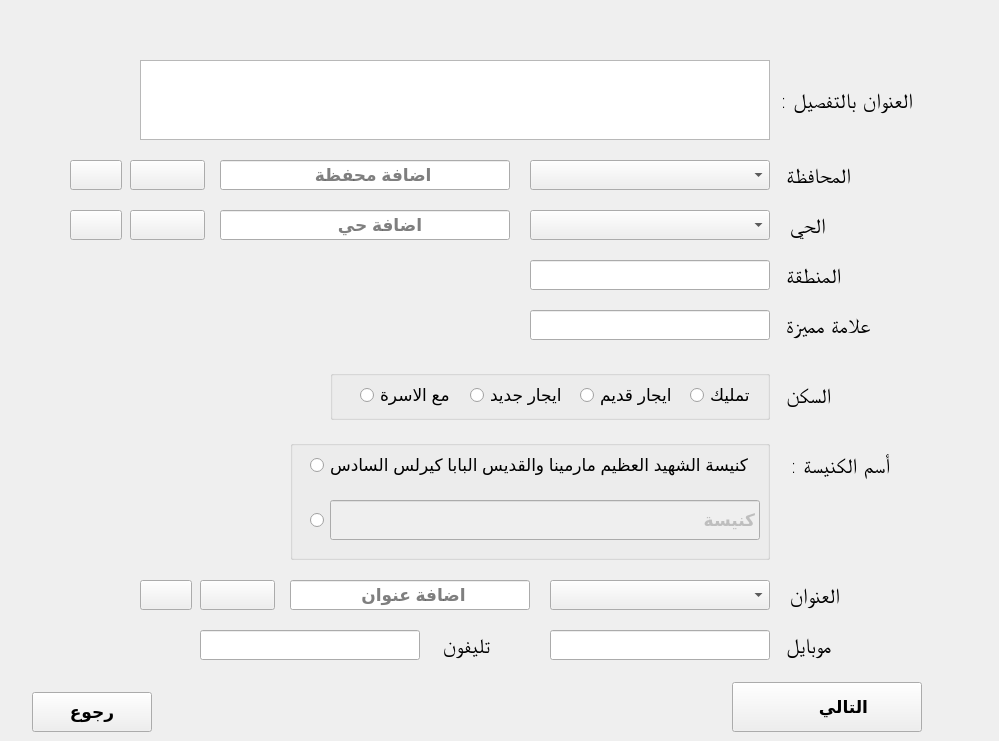
      <widget class="QWidget" name="tab_5">
       <attribute name="title">
        <string>next 1</string>
       </attribute>
       <widget class="QTextEdit" name="textEdit">
        <property name="geometry">
         <rect>
          <x>140</x>
          <y>60</y>
          <width>630</width>
          <height>80</height>
         </rect>
        </property>
        <property name="font">
         <font>
          <pointsize>11</pointsize>
         </font>
        </property>
       </widget>
       <widget class="QComboBox" name="comboBox">
        <property name="geometry">
         <rect>
          <x>530</x>
          <y>160</y>
          <width>240</width>
          <height>30</height>
         </rect>
        </property>
        <property name="font">
         <font>
          <pointsize>13</pointsize>
         </font>
        </property>
       </widget>
       <widget class="QComboBox" name="comboBox_2">
        <property name="geometry">
         <rect>
          <x>530</x>
          <y>210</y>
          <width>240</width>
          <height>30</height>
         </rect>
        </property>
        <property name="font">
         <font>
          <pointsize>13</pointsize>
         </font>
        </property>
       </widget>
       <widget class="QLineEdit" name="lineEdit_17">
        <property name="geometry">
         <rect>
          <x>220</x>
          <y>160</y>
          <width>290</width>
          <height>30</height>
         </rect>
        </property>
        <property name="font">
         <font>
          <pointsize>13</pointsize>
          <weight>75</weight>
          <bold>true</bold>
         </font>
        </property>
        <property name="placeholderText">
         <string>                اضافة محفظة </string>
        </property>
       </widget>
       <widget class="QLineEdit" name="lineEdit_18">
        <property name="geometry">
         <rect>
          <x>220</x>
          <y>210</y>
          <width>290</width>
          <height>30</height>
         </rect>
        </property>
        <property name="font">
         <font>
          <pointsize>13</pointsize>
          <weight>75</weight>
          <bold>true</bold>
         </font>
        </property>
        <property name="placeholderText">
         <string>                  اضافة حي </string>
        </property>
       </widget>
       <widget class="QLineEdit" name="lineEdit_19">
        <property name="geometry">
         <rect>
          <x>530</x>
          <y>260</y>
          <width>240</width>
          <height>30</height>
         </rect>
        </property>
        <property name="font">
         <font>
          <pointsize>13</pointsize>
          <weight>75</weight>
          <bold>true</bold>
         </font>
        </property>
       </widget>
       <widget class="QLineEdit" name="lineEdit_20">
        <property name="geometry">
         <rect>
          <x>530</x>
          <y>310</y>
          <width>240</width>
          <height>30</height>
         </rect>
        </property>
        <property name="font">
         <font>
          <pointsize>13</pointsize>
          <weight>75</weight>
          <bold>true</bold>
         </font>
        </property>
       </widget>
       <widget class="QGroupBox" name="groupBox">
        <property name="geometry">
         <rect>
          <x>330</x>
          <y>370</y>
          <width>440</width>
          <height>50</height>
         </rect>
        </property>
        <property name="title">
         <string/>
        </property>
        <widget class="QRadioButton" name="radioButton_2">
         <property name="geometry">
          <rect>
           <x>250</x>
           <y>10</y>
           <width>100</width>
           <height>30</height>
          </rect>
         </property>
         <property name="font">
          <font>
           <pointsize>13</pointsize>
          </font>
         </property>
         <property name="text">
          <string>ايجار قديم</string>
         </property>
        </widget>
        <widget class="QRadioButton" name="radioButton">
         <property name="geometry">
          <rect>
           <x>360</x>
           <y>10</y>
           <width>70</width>
           <height>30</height>
          </rect>
         </property>
         <property name="font">
          <font>
           <pointsize>13</pointsize>
          </font>
         </property>
         <property name="text">
          <string>تمليك</string>
         </property>
        </widget>
        <widget class="QRadioButton" name="radioButton_4">
         <property name="geometry">
          <rect>
           <x>140</x>
           <y>10</y>
           <width>100</width>
           <height>30</height>
          </rect>
         </property>
         <property name="font">
          <font>
           <pointsize>13</pointsize>
          </font>
         </property>
         <property name="text">
          <string>ايجار جديد </string>
         </property>
        </widget>
        <widget class="QRadioButton" name="radioButton_3">
         <property name="geometry">
          <rect>
           <x>30</x>
           <y>10</y>
           <width>100</width>
           <height>30</height>
          </rect>
         </property>
         <property name="font">
          <font>
           <pointsize>13</pointsize>
          </font>
         </property>
         <property name="text">
          <string>مع الاسرة</string>
         </property>
        </widget>
       </widget>
       <widget class="QPushButton" name="pushButton_6">
        <property name="geometry">
         <rect>
          <x>32</x>
          <y>692</y>
          <width>120</width>
          <height>40</height>
         </rect>
        </property>
        <property name="font">
         <font>
          <pointsize>13</pointsize>
          <weight>75</weight>
          <bold>true</bold>
         </font>
        </property>
        <property name="text">
         <string>رجوع</string>
        </property>
       </widget>
       <widget class="QPushButton" name="pushButton_7">
        <property name="geometry">
         <rect>
          <x>732</x>
          <y>682</y>
          <width>190</width>
          <height>50</height>
         </rect>
        </property>
        <property name="font">
         <font>
          <pointsize>13</pointsize>
          <weight>75</weight>
          <bold>true</bold>
         </font>
        </property>
        <property name="layoutDirection">
         <enum>Qt::RightToLeft</enum>
        </property>
        <property name="text">
         <string>       التالي</string>
        </property>
        <property name="icon">
         <iconset resource="pics.qrc">
          <normaloff>:/ico/next.png</normaloff>:/ico/next.png</iconset>
        </property>
        <property name="iconSize">
         <size>
          <width>62</width>
          <height>46</height>
         </size>
        </property>
       </widget>
       <widget class="QComboBox" name="comboBox_3">
        <property name="geometry">
         <rect>
          <x>550</x>
          <y>580</y>
          <width>220</width>
          <height>30</height>
         </rect>
        </property>
        <property name="font">
         <font>
          <pointsize>13</pointsize>
         </font>
        </property>
       </widget>
       <widget class="QLineEdit" name="lineEdit_22">
        <property name="geometry">
         <rect>
          <x>290</x>
          <y>580</y>
          <width>240</width>
          <height>30</height>
         </rect>
        </property>
        <property name="font">
         <font>
          <pointsize>13</pointsize>
          <weight>75</weight>
          <bold>true</bold>
         </font>
        </property>
        <property name="placeholderText">
         <string>             اضافة عنوان </string>
        </property>
       </widget>
       <widget class="QLabel" name="label_13">
        <property name="geometry">
         <rect>
          <x>430</x>
          <y>630</y>
          <width>60</width>
          <height>30</height>
         </rect>
        </property>
        <property name="font">
         <font>
          <family>Arial Unicode MS</family>
          <pointsize>16</pointsize>
          <weight>9</weight>
          <italic>false</italic>
          <bold>false</bold>
         </font>
        </property>
        <property name="styleSheet">
         <string notr="true">font: 75 16pt &quot;Arial Unicode MS&quot;;</string>
        </property>
        <property name="text">
         <string>تليفون </string>
        </property>
       </widget>
       <widget class="QLineEdit" name="lineEdit_23">
        <property name="geometry">
         <rect>
          <x>200</x>
          <y>630</y>
          <width>220</width>
          <height>30</height>
         </rect>
        </property>
        <property name="font">
         <font>
          <pointsize>13</pointsize>
          <weight>75</weight>
          <bold>true</bold>
         </font>
        </property>
        <property name="placeholderText">
         <string/>
        </property>
       </widget>
       <widget class="QLineEdit" name="lineEdit_24">
        <property name="geometry">
         <rect>
          <x>550</x>
          <y>630</y>
          <width>220</width>
          <height>30</height>
         </rect>
        </property>
        <property name="font">
         <font>
          <pointsize>13</pointsize>
          <weight>75</weight>
          <bold>true</bold>
         </font>
        </property>
        <property name="placeholderText">
         <string/>
        </property>
       </widget>
       <widget class="QPushButton" name="pushButton_20">
        <property name="geometry">
         <rect>
          <x>130</x>
          <y>160</y>
          <width>75</width>
          <height>30</height>
         </rect>
        </property>
        <property name="font">
         <font>
          <pointsize>10</pointsize>
         </font>
        </property>
        <property name="styleSheet">
         <string notr="true">image: url(:/ico/addf.png);</string>
        </property>
        <property name="text">
         <string/>
        </property>
       </widget>
       <widget class="QPushButton" name="pushButton_21">
        <property name="geometry">
         <rect>
          <x>130</x>
          <y>210</y>
          <width>75</width>
          <height>30</height>
         </rect>
        </property>
        <property name="font">
         <font>
          <pointsize>10</pointsize>
         </font>
        </property>
        <property name="styleSheet">
         <string notr="true">image: url(:/ico/addf.png);</string>
        </property>
        <property name="text">
         <string/>
        </property>
       </widget>
       <widget class="QPushButton" name="pushButton_22">
        <property name="geometry">
         <rect>
          <x>70</x>
          <y>160</y>
          <width>52</width>
          <height>30</height>
         </rect>
        </property>
        <property name="font">
         <font>
          <pointsize>10</pointsize>
         </font>
        </property>
        <property name="styleSheet">
         <string notr="true">image: url(:/ico/removef.png);</string>
        </property>
        <property name="text">
         <string/>
        </property>
       </widget>
       <widget class="QPushButton" name="pushButton_23">
        <property name="geometry">
         <rect>
          <x>70</x>
          <y>210</y>
          <width>52</width>
          <height>30</height>
         </rect>
        </property>
        <property name="font">
         <font>
          <pointsize>10</pointsize>
         </font>
        </property>
        <property name="styleSheet">
         <string notr="true">image: url(:/ico/removef.png);</string>
        </property>
        <property name="text">
         <string/>
        </property>
       </widget>
       <widget class="QPushButton" name="pushButton_75">
        <property name="geometry">
         <rect>
          <x>140</x>
          <y>580</y>
          <width>52</width>
          <height>30</height>
         </rect>
        </property>
        <property name="font">
         <font>
          <pointsize>10</pointsize>
         </font>
        </property>
        <property name="styleSheet">
         <string notr="true">image: url(:/ico/removef.png);</string>
        </property>
        <property name="text">
         <string/>
        </property>
       </widget>
       <widget class="QPushButton" name="pushButton_76">
        <property name="geometry">
         <rect>
          <x>200</x>
          <y>580</y>
          <width>75</width>
          <height>30</height>
         </rect>
        </property>
        <property name="font">
         <font>
          <pointsize>10</pointsize>
         </font>
        </property>
        <property name="styleSheet">
         <string notr="true">image: url(:/ico/addf.png);
</string>
        </property>
        <property name="text">
         <string/>
        </property>
       </widget>
       <widget class="QLabel" name="label_70">
        <property name="geometry">
         <rect>
          <x>790</x>
          <y>210</y>
          <width>160</width>
          <height>30</height>
         </rect>
        </property>
        <property name="font">
         <font>
          <family>Arial Unicode MS</family>
          <pointsize>16</pointsize>
          <weight>9</weight>
          <italic>false</italic>
          <bold>false</bold>
         </font>
        </property>
        <property name="styleSheet">
         <string notr="true">font: 75 16pt &quot;Arial Unicode MS&quot;;</string>
        </property>
        <property name="text">
         <string>الحي</string>
        </property>
        <property name="alignment">
         <set>Qt::AlignRight|Qt::AlignTrailing|Qt::AlignVCenter</set>
        </property>
       </widget>
       <widget class="QLabel" name="label_71">
        <property name="geometry">
         <rect>
          <x>790</x>
          <y>450</y>
          <width>160</width>
          <height>30</height>
         </rect>
        </property>
        <property name="font">
         <font>
          <family>Arial Unicode MS</family>
          <pointsize>16</pointsize>
          <weight>9</weight>
          <italic>false</italic>
          <bold>false</bold>
         </font>
        </property>
        <property name="styleSheet">
         <string notr="true">font: 75 16pt &quot;Arial Unicode MS&quot;;</string>
        </property>
        <property name="text">
         <string>أسم الكنيسة :</string>
        </property>
        <property name="alignment">
         <set>Qt::AlignRight|Qt::AlignTrailing|Qt::AlignVCenter</set>
        </property>
       </widget>
       <widget class="QLabel" name="label_72">
        <property name="geometry">
         <rect>
          <x>780</x>
          <y>160</y>
          <width>160</width>
          <height>30</height>
         </rect>
        </property>
        <property name="font">
         <font>
          <family>Arial Unicode MS</family>
          <pointsize>16</pointsize>
          <weight>9</weight>
          <italic>false</italic>
          <bold>false</bold>
         </font>
        </property>
        <property name="styleSheet">
         <string notr="true">font: 75 16pt &quot;Arial Unicode MS&quot;;</string>
        </property>
        <property name="text">
         <string>المحافظة </string>
        </property>
        <property name="alignment">
         <set>Qt::AlignRight|Qt::AlignTrailing|Qt::AlignVCenter</set>
        </property>
       </widget>
       <widget class="QLabel" name="label_76">
        <property name="geometry">
         <rect>
          <x>780</x>
          <y>310</y>
          <width>210</width>
          <height>30</height>
         </rect>
        </property>
        <property name="font">
         <font>
          <family>Arial Unicode MS</family>
          <pointsize>16</pointsize>
          <weight>9</weight>
          <italic>false</italic>
          <bold>false</bold>
         </font>
        </property>
        <property name="styleSheet">
         <string notr="true">font: 75 16pt &quot;Arial Unicode MS&quot;;</string>
        </property>
        <property name="text">
         <string>علامة مميزة </string>
        </property>
        <property name="alignment">
         <set>Qt::AlignRight|Qt::AlignTrailing|Qt::AlignVCenter</set>
        </property>
       </widget>
       <widget class="QLabel" name="label_79">
        <property name="geometry">
         <rect>
          <x>780</x>
          <y>370</y>
          <width>160</width>
          <height>50</height>
         </rect>
        </property>
        <property name="font">
         <font>
          <family>Arial Unicode MS</family>
          <pointsize>16</pointsize>
          <weight>9</weight>
          <italic>false</italic>
          <bold>false</bold>
         </font>
        </property>
        <property name="styleSheet">
         <string notr="true">font: 75 16pt &quot;Arial Unicode MS&quot;;</string>
        </property>
        <property name="text">
         <string>السكن </string>
        </property>
        <property name="alignment">
         <set>Qt::AlignRight|Qt::AlignTrailing|Qt::AlignVCenter</set>
        </property>
       </widget>
       <widget class="QLabel" name="label_89">
        <property name="geometry">
         <rect>
          <x>780</x>
          <y>60</y>
          <width>160</width>
          <height>80</height>
         </rect>
        </property>
        <property name="font">
         <font>
          <family>Arial Unicode MS</family>
          <pointsize>16</pointsize>
          <weight>9</weight>
          <italic>false</italic>
          <bold>false</bold>
         </font>
        </property>
        <property name="styleSheet">
         <string notr="true">font: 75 16pt &quot;Arial Unicode MS&quot;;</string>
        </property>
        <property name="text">
         <string>العنوان بالتفصيل :</string>
        </property>
        <property name="alignment">
         <set>Qt::AlignRight|Qt::AlignTrailing|Qt::AlignVCenter</set>
        </property>
       </widget>
       <widget class="QLabel" name="label_90">
        <property name="geometry">
         <rect>
          <x>790</x>
          <y>580</y>
          <width>170</width>
          <height>30</height>
         </rect>
        </property>
        <property name="font">
         <font>
          <family>Arial Unicode MS</family>
          <pointsize>16</pointsize>
          <weight>9</weight>
          <italic>false</italic>
          <bold>false</bold>
         </font>
        </property>
        <property name="styleSheet">
         <string notr="true">font: 75 16pt &quot;Arial Unicode MS&quot;;</string>
        </property>
        <property name="text">
         <string>العنوان</string>
        </property>
        <property name="alignment">
         <set>Qt::AlignRight|Qt::AlignTrailing|Qt::AlignVCenter</set>
        </property>
       </widget>
       <widget class="QLabel" name="label_91">
        <property name="geometry">
         <rect>
          <x>780</x>
          <y>630</y>
          <width>170</width>
          <height>30</height>
         </rect>
        </property>
        <property name="font">
         <font>
          <family>Arial Unicode MS</family>
          <pointsize>16</pointsize>
          <weight>9</weight>
          <italic>false</italic>
          <bold>false</bold>
         </font>
        </property>
        <property name="styleSheet">
         <string notr="true">font: 75 16pt &quot;Arial Unicode MS&quot;;</string>
        </property>
        <property name="text">
         <string>موبايل </string>
        </property>
        <property name="alignment">
         <set>Qt::AlignRight|Qt::AlignTrailing|Qt::AlignVCenter</set>
        </property>
       </widget>
       <widget class="QLabel" name="label_92">
        <property name="geometry">
         <rect>
          <x>780</x>
          <y>260</y>
          <width>160</width>
          <height>30</height>
         </rect>
        </property>
        <property name="font">
         <font>
          <family>Arial Unicode MS</family>
          <pointsize>16</pointsize>
          <weight>9</weight>
          <italic>false</italic>
          <bold>false</bold>
         </font>
        </property>
        <property name="styleSheet">
         <string notr="true">font: 75 16pt &quot;Arial Unicode MS&quot;;</string>
        </property>
        <property name="text">
         <string>المنطقة </string>
        </property>
        <property name="alignment">
         <set>Qt::AlignRight|Qt::AlignTrailing|Qt::AlignVCenter</set>
        </property>
       </widget>
       <widget class="QGroupBox" name="groupBox_3">
        <property name="geometry">
         <rect>
          <x>290</x>
          <y>440</y>
          <width>480</width>
          <height>120</height>
         </rect>
        </property>
        <property name="title">
         <string/>
        </property>
        <widget class="QRadioButton" name="radioButton_6">
         <property name="geometry">
          <rect>
           <x>20</x>
           <y>60</y>
           <width>400</width>
           <height>40</height>
          </rect>
         </property>
         <property name="font">
          <font>
           <pointsize>11</pointsize>
          </font>
         </property>
         <property name="text">
          <string/>
         </property>
        </widget>
        <widget class="QLineEdit" name="lineEdit_21">
         <property name="enabled">
          <bool>false</bool>
         </property>
         <property name="geometry">
          <rect>
           <x>40</x>
           <y>60</y>
           <width>430</width>
           <height>40</height>
          </rect>
         </property>
         <property name="font">
          <font>
           <pointsize>13</pointsize>
           <weight>75</weight>
           <bold>true</bold>
          </font>
         </property>
         <property name="text">
          <string>كنيسة </string>
         </property>
        </widget>
        <widget class="QRadioButton" name="radioButton_5">
         <property name="geometry">
          <rect>
           <x>20</x>
           <y>10</y>
           <width>450</width>
           <height>30</height>
          </rect>
         </property>
         <property name="font">
          <font>
           <pointsize>13</pointsize>
          </font>
         </property>
         <property name="text">
          <string>كنيسة الشهيد العظيم مارمينا والقديس البابا كيرلس السادس</string>
         </property>
        </widget>
       </widget>
      </widget>
